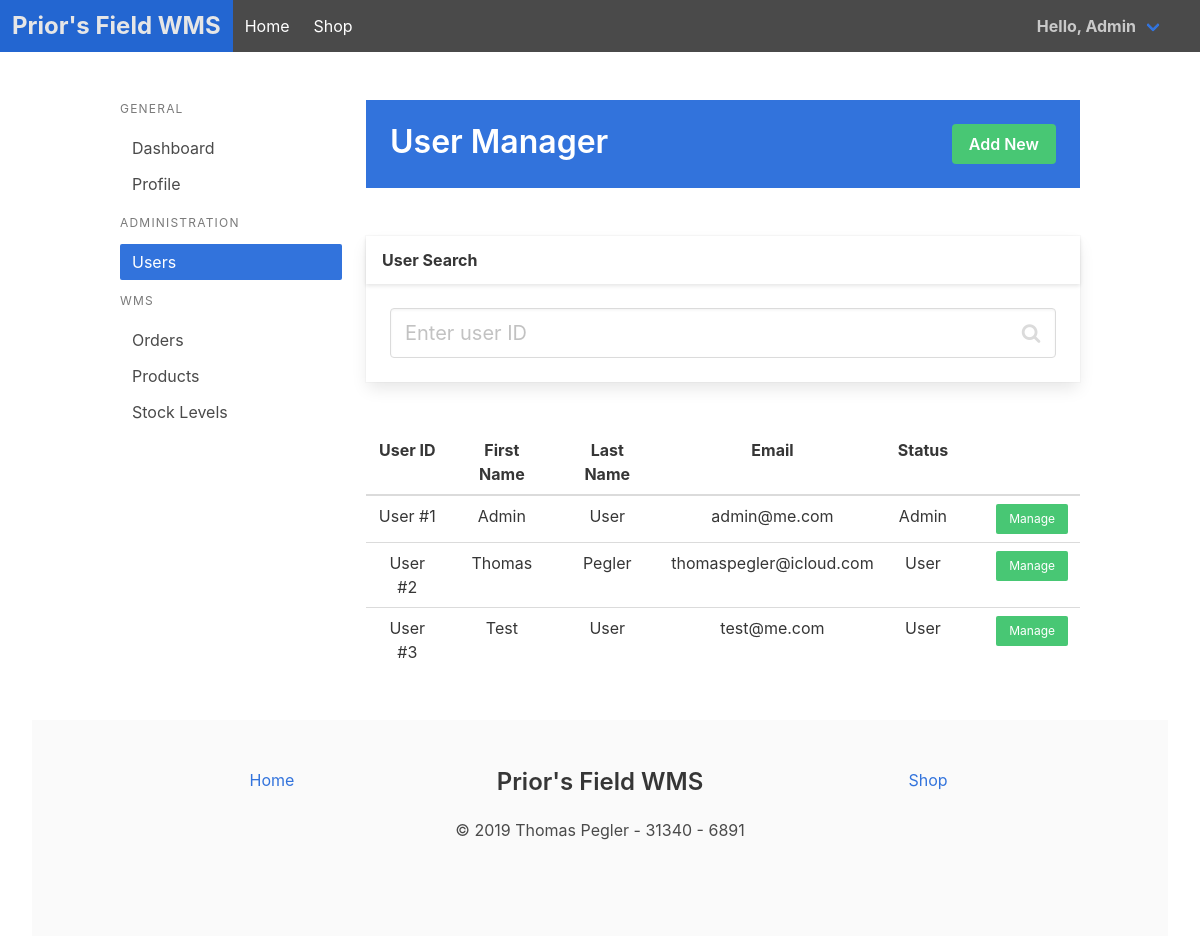
Page /usermanager (signed in) on the committed database.
### app/models.py (models this page shows, shortened)
class User(UserMixin, db.Model):
    id = db.Column(db.Integer, primary_key=True)
    email = db.Column(db.String, unique=True, nullable=False)
    password = db.Column(db.String, nullable=False)
    firstname = db.Column(db.String, nullable=False)
    lastname = db.Column(db.String, nullable=False)
    isadmin = db.Column(db.Boolean, nullable=False, default=0)
    address_line1 = db.Column(db.String)
    address_line2 = db.Column(db.String)
    address_city = db.Column(db.String)
    address_county = db.Column(db.String)
    address_postcode = db.Column(db.String)
    orders = db.relationship('Order', backref="orderuser", lazy=True)
    basketitems = db.relationship('BasketItem', backref="basketuser", lazy=True)
    passreset = db.relationship('UserPassReset', backref="passresetuser", lazy=True)

### app/admin.py (the view)
@admin.route("/usermanager")
@login_required
def usermanager():
    if current_user.isadmin:
        users = User.query.all()
        return render_template("admin_usermanager.html", users=users)
    else:
        flash("Admin status required to visit this page.", category="is-danger")
        return redirect(url_for("main.index"))

### app/__init__.py (called while the page is built)
@login_manager.user_loader
def load_user(user_id):
    return User.query.get(int(user_id))

### app/templates/admin_usermanager.html (shortened to what this page needs)
{% extends "admin_pagebase.html" %}
{% block pagecontent %}
<div class="column is-9">
    <section class="hero is-link welcome is-small">
        <div class="hero-body">
            <div class="container">
                <h1 class="title">
                    <span>
                        User Manager
                    </span>
                    <span>
                        <a class="button is-success is-pulled-right" href={{ url_for('admin.adduser') }}>Add New</a>
                    </span>
                </h1>
            </div>
        </div>
    </section>
    <section class="hero is-small">
        <div class="hero-body">
        </div>
    </section>
    <section>
        <div class="card">
                <header class="card-header">
                    <p class="card-header-title">
                        User Search
                    </p>
                </header>
                <div class="card-content">
                    <div class="content">
                        <div class="control has-icons-right">
                            <input class="input is-medium" type="integer" placeholder="Enter user ID">
                            <span class="icon is-medium is-right">
                            </span>
                        </div>
                    </div>
                </div>
            </div>
    </section>
    <section class="hero is-small">
        <div class="hero-body">
        </div>
    </section>
    <section>
        <table class="table is-fullwidth">
            <thead>
            <tr>
                <th class="has-text-centered" scope="col">User ID</th>
                <th class="has-text-centered" scope="col">First Name</th>
                <th class="has-text-centered" scope="col">Last Name</th>
                <th class="has-text-centered" scope="col">Email</th>
                <th class="has-text-centered" scope="col">Status</th>
                <th class="has-text-centered" scope="col"></th>
                <th class="has-text-centered" scope="col"></th>
            </tr>
            </thead>
            <tbody>
            {% for user in users %}
            <tr>
                <td class="has-text-centered">User #{{ user.id }}</td>
                <td class="has-text-centered">{{ user.firstname }}</td>
                <td class="has-text-centered">{{ user.lastname }}</td>
                <td class="has-text-centered">{{ user.email }}</td>
                <td class="has-text-centered">{% if user.isadmin %}Admin{% endif %}{% if not user.isadmin %}User{% endif %}</td>
                <td></td>
                <td class="has-text-centered"><a class="button is-small is-success" href={{ url_for('admin.manageuser', user_id=user.id) }}>Manage</a></td>
            </tr>
            {% endfor %}
            </tbody>
        </table>
    </section>
</div>
{% endblock %}

### app/templates/base.html (shortened to what this page needs)
<!DOCTYPE html>
<html>
<head>
    <link rel="stylesheet" href="https://maxcdn.bootstrapcdn.com/font-awesome/4.7.0/css/font-awesome.min.css">
    <link rel="stylesheet" href="/static/css/mybulma.css">
</head>
<body>
    <section class="hero is-link has-background-grey-dark">
        <nav class="navbar" role="navigation">
            <div class="navbar-brand">
                <a href="{{ url_for('main.index') }}" class="navbar-item has-text-white is-size-4">
                    <strong>Prior's Field WMS</strong>
                </a>
            </div>
            <div class="navbar-menu">
                <div class="navbar-start">
                    <a href="{{ url_for('main.index') }}" class="navbar-item">
                        Home
                    </a>
                    <a href="{{ url_for('shop.shop_main') }}" class="navbar-item">
                        Shop
                    </a>
                </div>
            </div>
            <div class="navbar-end">
                {% if current_user.is_authenticated %}
                <div class="navbar-item has-dropdown is-hoverable">
                    <a class="navbar-link">
                        <strong>Hello, {{ current_user.firstname }}</strong>
                    </a>
                {% endif %}
                <div class="navbar-item">
                </div>
                </div>
            </div>
        </nav>
    </section>
    {% block content %}
    {% endblock %}
<section>
    <div class="container is-fluid">
        <footer class="footer">
            <div class="container">
                <div class="columns">
                    <div class="column is-4">
                        <div class="level"><a class="level-item" href="{{ url_for('main.index') }}">Home</a></div>
                    </div>
                    <div class="column is-4 has-text-centered"><a class="title is-4">Prior's Field WMS</a></div>
                    <div class="column is-4 has-text-right">
                        <div class="level"><a class="level-item" href="{{ url_for('shop.shop_main') }}">Shop</a></div>
                    </div>
                </div>
                <p class="subtitle has-text-centered is-6">&copy; 2019 Thomas Pegler - 31340 - 6891</p>
            </div>
        </footer>
    </div>
</section>
</body>
</html>

### rows in the picture
User: firstname "Admin", id "1", lastname "User", email "admin@me.com", isadmin "Admin"
User: id "2", firstname "Thomas", lastname "Pegler", email "thomaspegler@icloud.com", isadmin "User"
User: id "3", firstname "Test", lastname "User", email "test@me.com", isadmin "User"
